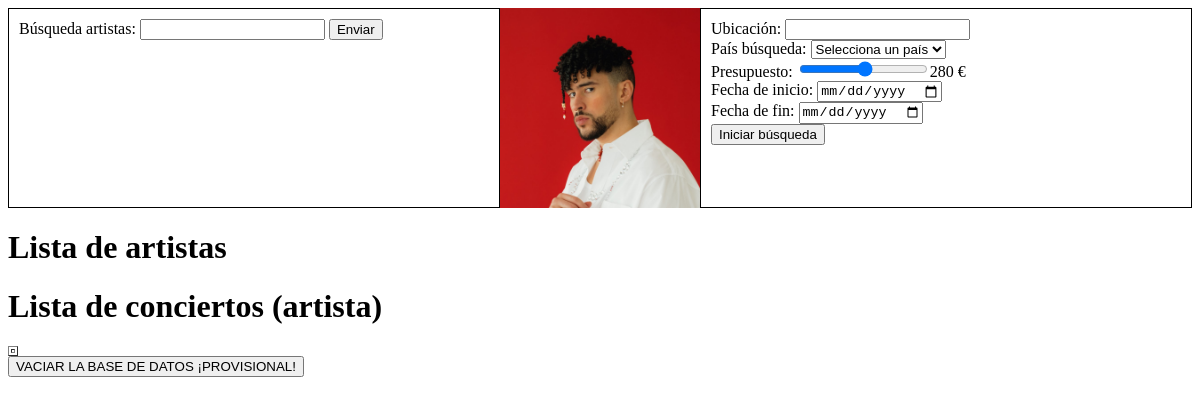
Before: /BuscadorConciertos/buscador/ with the older database file.
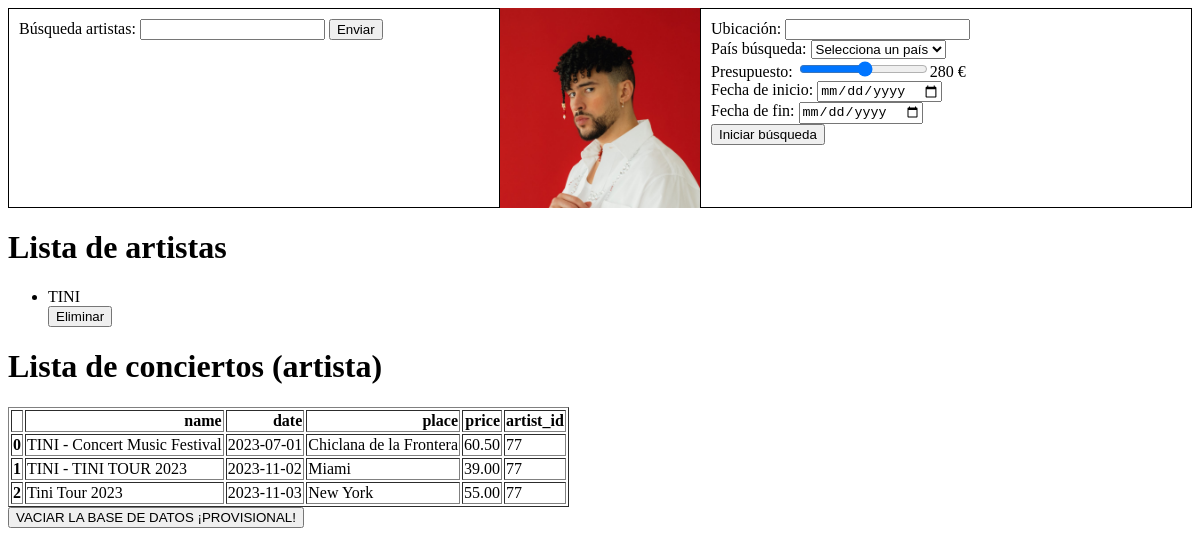
After: the same page with the newer database file.
### BuscadorConciertos/models.py (models this page shows, shortened)
class Artist(models.Model):
    name = models.CharField(max_length=255)
    artist_id = models.CharField(max_length=255)

class Concierto(models.Model):
    name = models.CharField(max_length=255)
    date = models.DateField()
    place = models.CharField(max_length=255)
    price = models.DecimalField(max_digits=8, decimal_places=2)
    artist = models.ForeignKey(Artist, on_delete=models.CASCADE, related_name='concerts')

### BuscadorConciertos/views.py (the view)
# urls.py: path('buscador/', views.buscador, name='buscador'),
def buscador(request):
  artists = Artist.objects.all()
  conciertos = Concierto.objects.all().values() #Obtener valores de los conciertos
  conciertos_df = pd.DataFrame(conciertos) #Importamos a un dataframe de pandas
  if not conciertos_df.empty:
    conciertos_df = conciertos_df.drop('id', axis = 1)
  conciertos_dict = conciertos_df.to_html()
  print(conciertos_df)
  if request.method == 'POST':
    if 'buscarArtista' in request.POST:
        nombre = request.POST.get('nombre')
        artist_id = (ticketmaster(request, nombre))
        ticket_events(request, artist_id)
        return render(request, 'buscador.html', {'artists': artists, 'conciertos': conciertos_dict})
    elif 'iniciarBusqueda' in request.POST:
        ubi = request.POST.get('ubicacion')
        pais = request.POST.get('pais')
        presupuesto = request.POST.get('presupuesto')
        inicio = request.POST.get('inicio')
        fin = request.POST.get('fin')
        return render(request, 'buscador.html', {'artists': artists, 'conciertos': conciertos_dict})
  else:
    return render(request, 'buscador.html', {'artists': artists, 'conciertos': conciertos_dict})

### BuscadorConciertos/templates/buscador.html (shortened to what this page needs)
<head>
    {% load static %}
    <link rel="stylesheet" type="text/css" href="{% static 'BuscadorConciertos/css/belleza.css' %}">
</head>
<div class="container">
    <div class="box">
        <form method="post">
            <label for="nombre">Búsqueda artistas:</label>
            <input type="text" name="nombre" id="nombre">
            <button type="submit" name="buscarArtista">Enviar</button>
        </form>
    </div>
    <img id="bb" src = "{% static 'BuscadorConciertos/img/bb.jpg' %}">
    <div class="box">
        <form method="post">
            <label for="ubicacion">Ubicación: </label>
            <input type="text" name="ubicacion" id="ubicacion"><br>
            <label for="pais">País búsqueda: </label>
            <select name="pais" id="pais">
              <option value="">Selecciona un país</option>
              </select><br>
            <label for="presupuesto">Presupuesto: </label>
            <input type="range"  name="presupuesto" id="presupuesto" min="50" max="500" step="10"><output id="valor"></output>
            <label>€</label><br>
            <label for="inicio">Fecha de inicio:</label>
            <input type="date" id="inicio" name="inicio"><br>
            <label for="fin">Fecha de fin:</label>
            <input type="date" id="fin" name="fin"><br>
            <button type="submit" name="iniciarBusqueda">Iniciar búsqueda</button>
        </form>
    </div>
</div>
<h1>Lista de artistas</h1>
  <ul>
    {% for artist in artists %}
      <li>{{ artist.name }}
        <form method="post" action="{% url 'delete_artist' artist.id %}">
            <button type="submit">Eliminar</button>
        </form>
      </li>
    {% endfor %}
  </ul>
<h1>Lista de conciertos (artista)</h1>
  <div>
    {{conciertos|safe}}
  </div>
  <form method="post" action="{% url 'clean_database' %}">
    <button type="submit">VACIAR LA BASE DE DATOS ¡PROVISIONAL!</button>
</form>

### static/BuscadorConciertos/css/belleza.css (style rules this page uses)
.container { display: flex; justify-content: space-between; }
.box { border: 1px solid black; padding: 10px; width: 45%; display: inline-block; box-sizing: border-box; }
#bb { max-width: 200px; }

Changed rows visible on the page:
added Artist: name "TINI"
added Concierto: place "name date place price artist_id 0 TINI - Concert Music Festival 2023-07-01 Chiclana de la Frontera 60.50 77 1 TINI - TINI TOUR 2023 2023-11-02 Miami 39.00 77 2 Tini Tour 2023 2023-11-03 New York 55.00 77"
